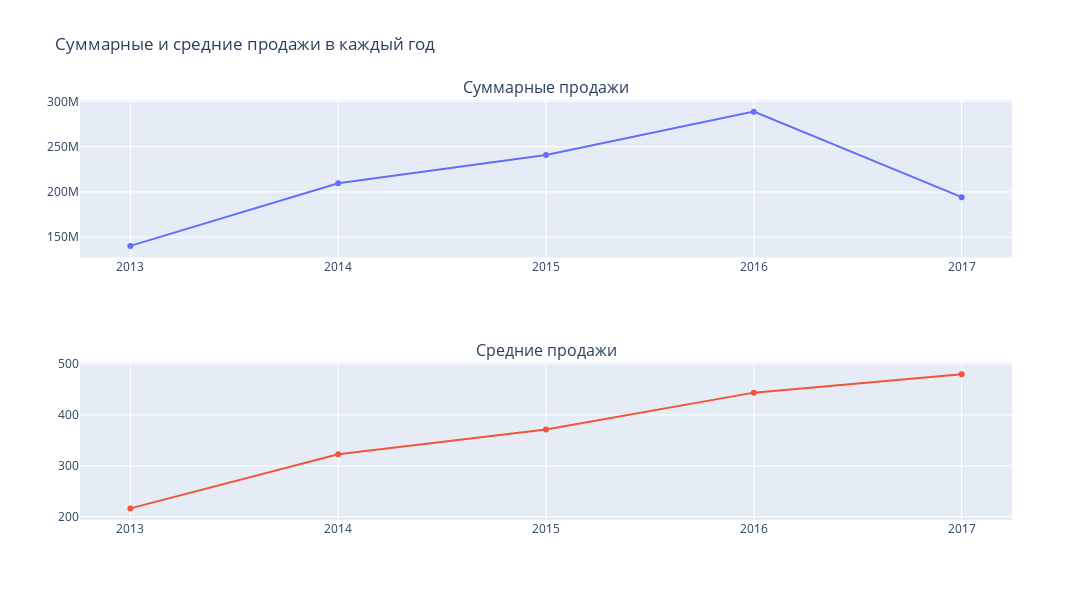

Write notebook code for a chart like this one.
### Code cell
sales_by_year_sum = pd.DataFrame(df.set_index('date').sales.resample('Y').sum()).reset_index()
sales_by_year_mean = pd.DataFrame(df.set_index('date').sales.resample('Y').mean()).reset_index()

sales_by_year_sum['date'] = sales_by_year_sum['date'].dt.year
sales_by_year_mean['date'] = sales_by_year_mean['date'].dt.year

fig = make_subplots(
    rows=2, cols=1,
    subplot_titles=('Суммарные продажи', 'Средние продажи'))

fig.append_trace(go.Scatter(
    x=sales_by_year_sum['date'],
    y=sales_by_year_sum['sales'],
), row=1, col=1)

fig.append_trace(go.Scatter(
    x=sales_by_year_mean['date'],
    y=sales_by_year_mean['sales'],
), row=2, col=1)

fig.update_layout(
    xaxis1 = dict(
        tickmode = 'linear',
        tick0 = 2013,
        dtick = 1
    ),
    xaxis2 = dict(
        tickmode = 'linear',
        tick0 = 2013,
        dtick = 1
    ),
    height=600, 
    width=1400, 
    title_text='Суммарные и средние продажи в каждый год',
    showlegend=False)

fig.show()

### Figure 1 — Plotly figure (JSON) as saved in the notebook; plotly's stock layout.template omitted (floating-point values rounded to 4 significant figures)
{"data": [{"type": "scatter", "x": [2013, 2014, 2015, 2016, 2017], "xaxis": "x", "y": [140400000.0, 209500000.0, 240900000.0, 288700000.0, 194200000.0], "yaxis": "y"}, {"type": "scatter", "x": [2013, 2014, 2015, 2016, 2017], "xaxis": "x2", "y": [216.5, 322.9, 371.4, 443.8, 480.1], "yaxis": "y2"}], "layout": {"annotations": [{"font": {"size": 16}, "showarrow": false, "text": "Суммарные продажи", "x": 0.5, "xanchor": "center", "xref": "paper", "y": 1, "yanchor": "bottom", "yref": "paper"}, {"font": {"size": 16}, "showarrow": false, "text": "Средние продажи", "x": 0.5, "xanchor": "center", "xref": "paper", "y": 0.375, "yanchor": "bottom", "yref": "paper"}], "height": 600, "showlegend": false, "title": {"text": "Суммарные и средние продажи в каждый год"}, "width": 1400, "xaxis": {"anchor": "y", "domain": [0, 1], "dtick": 1, "tick0": 2013, "tickmode": "linear"}, "xaxis2": {"anchor": "y2", "domain": [0, 1], "dtick": 1, "tick0": 2013, "tickmode": "linear"}, "yaxis": {"anchor": "x", "domain": [0.625, 1]}, "yaxis2": {"anchor": "x2", "domain": [0, 0.375]}}}
